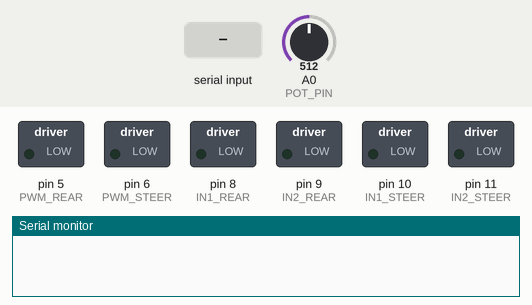
This sketch was run on a simulated Arduino Uno, built with avr-gcc and run on an emulated ATmega328P. Shown: switched loads named in the sketch (green lamp = pin HIGH), the last lines printed to the serial monitor. The inputs (shaded band) are chosen by the test bench; at power-on: A0 (POT_PIN) = 512.

Above: at 1.2 s.
1.3 s: "INF:\n" received over Serial
At 1.9 s:
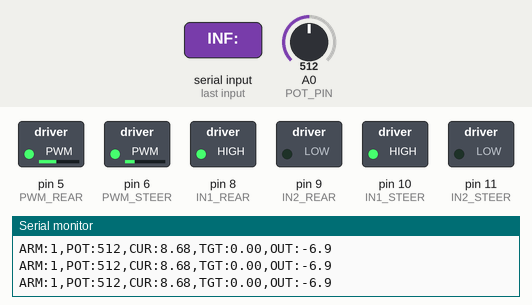
Timing chart, 0 to 4.3 s (numbered marks = the images above; inputs shaded):
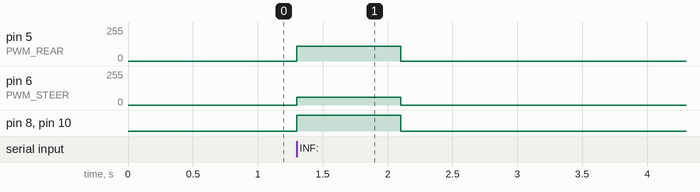

Measured:
- after the input at 1.3 s, pin 5 (PWM_REAR): 0/255 → 110/255 at once, → 0/255 0.80 s later; pin 6 (PWM_STEER): 0/255 → 60/255 at once, → 0/255 0.80 s later; pin 8 (IN1_REAR), pin 10 (IN1_STEER): LOW → HIGH at once, → LOW 0.80 s later

The sketch:

arduinoscript.ino
```cpp
/*
  Autonomous Steering Controller (Arduino) - INF ONLY
  ------------------------------------------------------------
  Purpose:
  - Receives steering command from Python over Serial:
      "INF:<norm>\n"
      where <norm> is a float in [-1.0, +1.0]
  - Converts norm -> target steering degrees (±45 deg)
  - Reads potentiometer feedback (actual steering)
  - Uses PID to drive steering motor through H-bridge (IN1/IN2/PWM)
  - Rear motor runs only when "armed" (after receiving valid commands)
  - Failsafe: if commands stop for ARM_TIMEOUT_MS -> disarm + stop motors

  Wiring:
  POT -> A0 (wiper), +5V, GND
  Steering H-bridge: IN1=10, IN2=11, PWM=6
  Rear H-bridge:     IN1=8,  IN2=9,  PWM=5
*/

#include <Arduino.h>

// =====================
// Pins
// =====================
const int POT_PIN    = A0;

// Steering motor driver pins
const int IN1_STEER  = 10;
const int IN2_STEER  = 11;
const int PWM_STEER  = 6;

// Rear motor driver pins
const int IN1_REAR   = 8;
const int IN2_REAR   = 9;
const int PWM_REAR   = 5;

// =====================
// Pot calibration (your measured 3 points)
// LEFT=826, CENTER=437, RIGHT=226
// =====================
const int POT_LEFT   = 826;
const int POT_CENTER = 437;
const int POT_RIGHT  = 226;

/*
  Steering angle definition (degrees):
  - CENTER = 0.0 deg
  - LEFT   = +MAX_DEG
  - RIGHT  = -MAX_DEG
*/
const float MAX_DEG = 45.0f;

// =====================
// Incoming target from Python
// =====================
float targetNorm = 0.0f;   // command from Python in [-1..+1]
float targetDeg  = 0.0f;   // converted target in degrees [-45..+45]

// =====================
// Arming / failsafe
// =====================
// Car will NOT move until it receives at least 1 valid INF command.
bool armed = false;

// If no INF updates for this long -> DISARM + stop motors
const unsigned long ARM_TIMEOUT_MS = 800;
unsigned long lastCmdTime = 0;   // last time we received a valid INF command

// =====================
// PID parameters (tune)
// =====================
// Gain (Kp, Ki and Kd) can be tune later if needed.
float Kp = 0.8f;
float Ki = 0.0f;
float Kd = 0.10f;

float integral  = 0.0f;
float lastError = 0.0f;

// Anti-windup
const float INTEGRAL_LIMIT = 60.0f;

// Control loop timing
const unsigned long LOOP_MS = 20;  // 50 Hz
unsigned long lastLoop = 0;

// Steering motor PWM behavior
const int PWM_MIN = 60;     // minimum PWM to overcome friction
const int PWM_MAX = 200;    // cap steering PWM
const float DEADBAND_DEG = 1.0f;

// Rear motor speed
const int REAR_PWM = 110;

// =====================
// Helper: clamp
// =====================
template <typename T>
T clampT(T x, T lo, T hi) {
  if (x < lo) return lo;
  if (x > hi) return hi;
  return x;
}

// =====================
// 3-point mapping: pot raw -> steering degrees (piecewise linear)
// =====================
// Converts the current pot ADC reading into an estimated steering angle.
float potToDeg(int raw) {
  int lo = min(POT_LEFT, POT_RIGHT);
  int hi = max(POT_LEFT, POT_RIGHT);
  raw = clampT(raw, lo, hi);

  // raw >= center => 0..+MAX (left)
  if (raw >= POT_CENTER) {
    float denom = float(POT_LEFT - POT_CENTER);
    if (fabs(denom) < 1e-6) return 0.0f;
    float t = float(raw - POT_CENTER) / denom;  // 0..1
    return t * MAX_DEG;
  }
  // raw < center => -MAX..0 (right)
  else {
    float denom = float(POT_CENTER - POT_RIGHT);
    if (fabs(denom) < 1e-6) return 0.0f;
    float t = float(raw - POT_RIGHT) / denom;   // 0..1
    return (-MAX_DEG) + t * (MAX_DEG);
  }
}

// =====================
// Drive steering motor with direction + PWM
// =====================
// pidOut sign decides direction. Magnitude decides PWM.
// errorDeg is used for deadband stop.
void driveSteer(float pidOut, float errorDeg) {
  if (fabs(errorDeg) <= DEADBAND_DEG) {
    // within deadband: stop motor (prevents hunting)
    analogWrite(PWM_STEER, 0);
    digitalWrite(IN1_STEER, LOW);
    digitalWrite(IN2_STEER, LOW);
    return;
  }

  bool turnLeft = (pidOut > 0);

  int pwm = (int)fabs(pidOut);
  pwm = clampT(pwm, PWM_MIN, PWM_MAX);

  if (turnLeft) {
    digitalWrite(IN1_STEER, LOW);
    digitalWrite(IN2_STEER, HIGH);
    analogWrite(PWM_STEER, pwm);
  } else {
    digitalWrite(IN1_STEER, HIGH);
    digitalWrite(IN2_STEER, LOW);
    analogWrite(PWM_STEER, pwm);
  }
}

// =====================
// Rear motor control
// =====================
void driveRear(bool enableRear) {
  if (!enableRear) {
    analogWrite(PWM_REAR, 0);
    digitalWrite(IN1_REAR, LOW);
    digitalWrite(IN2_REAR, LOW);
    return;
  }

  // forward direction
  digitalWrite(IN1_REAR, HIGH);
  digitalWrite(IN2_REAR, LOW);
  analogWrite(PWM_REAR, REAR_PWM);
}

// =====================
// Read Serial command from Python (INF ONLY)
// Format: "INF:<float>\n"  where float in [-1..+1]
// =====================
void readSerialCmd() {
  if (!Serial.available()) return;

  String line = Serial.readStringUntil('\n');
  line.trim();

  if (!line.startsWith("INF:")) return;

  // Parse numeric part
  line.remove(0, 4);
  float v = line.toFloat();
  v = clampT(v, -1.0f, 1.0f);

  // Mark time of last valid command for failsafe
  lastCmdTime = millis();

  // Arm on first valid command
  if (!armed) {
    armed = true;

    // Safety: start neutral at the moment of arming
    targetNorm = 0.0f;
    targetDeg  = 0.0f;

    integral  = 0.0f;
    lastError = 0.0f;
  } else {
    // Normal operation: update target steering
    targetNorm = v;
    targetDeg  = targetNorm * MAX_DEG;  // norm -> degrees
  }
}

// =====================
// Stop motors + reset PID (safe state)
// =====================
void stopAllAndResetPID() {
  // stop steering
  analogWrite(PWM_STEER, 0);
  digitalWrite(IN1_STEER, LOW);
  digitalWrite(IN2_STEER, LOW);

  // stop rear
  driveRear(false);

  // reset PID state
  integral  = 0.0f;
  lastError = 0.0f;
}

void setup() {
  // MUST match Python BAUD
  Serial.begin(115200);
  Serial.setTimeout(5);

  pinMode(IN1_STEER, OUTPUT);
  pinMode(IN2_STEER, OUTPUT);
  pinMode(PWM_STEER, OUTPUT);

  pinMode(IN1_REAR, OUTPUT);
  pinMode(IN2_REAR, OUTPUT);
  pinMode(PWM_REAR, OUTPUT);

  stopAllAndResetPID();

  armed = false;
  lastCmdTime = 0;
  lastLoop = millis();
}

void loop() {
  // Read latest command (if any)
  readSerialCmd();

  unsigned long now = millis();

  // Failsafe: if inference stops sending -> disarm + stop
  if (armed && (now - lastCmdTime > ARM_TIMEOUT_MS)) {
    armed = false;
    targetDeg = 0.0f; // optional neutral
    stopAllAndResetPID();
  }

  // Run control loop at fixed rate
  if (now - lastLoop < LOOP_MS) return;
  float dt = (now - lastLoop) / 1000.0f;
  lastLoop = now;

  // If not armed, stay idle
  if (!armed) {
    stopAllAndResetPID();
    return;
  }

  // Feedback: read current steering angle
  int potRaw = analogRead(POT_PIN);
  float currentDeg = potToDeg(potRaw);

  // PID error
  float error = targetDeg - currentDeg;

  // Integral (with anti-windup)
  integral += error * dt;
  integral = clampT(integral, -INTEGRAL_LIMIT, INTEGRAL_LIMIT);

  // Derivative
  float deriv = (error - lastError) / max(dt, 1e-3f);
  lastError = error;

  // PID output -> motor drive
  float pidOut = Kp * error + Ki * integral + Kd * deriv;
  pidOut = clampT(pidOut, -255.0f, 255.0f);

  driveSteer(pidOut, error);

  // Rear motor ON only when armed (inference active)
  driveRear(true);

  // Telemetry (Serial Monitor)
  Serial.print("ARM:");
  Serial.print(armed ? 1 : 0);
  Serial.print(",POT:");
  Serial.print(potRaw);
  Serial.print(",CUR:");
  Serial.print(currentDeg, 2);
  Serial.print(",TGT:");
  Serial.print(targetDeg, 2);
  Serial.print(",OUT:");
  Serial.println(pidOut, 1);
}
```
